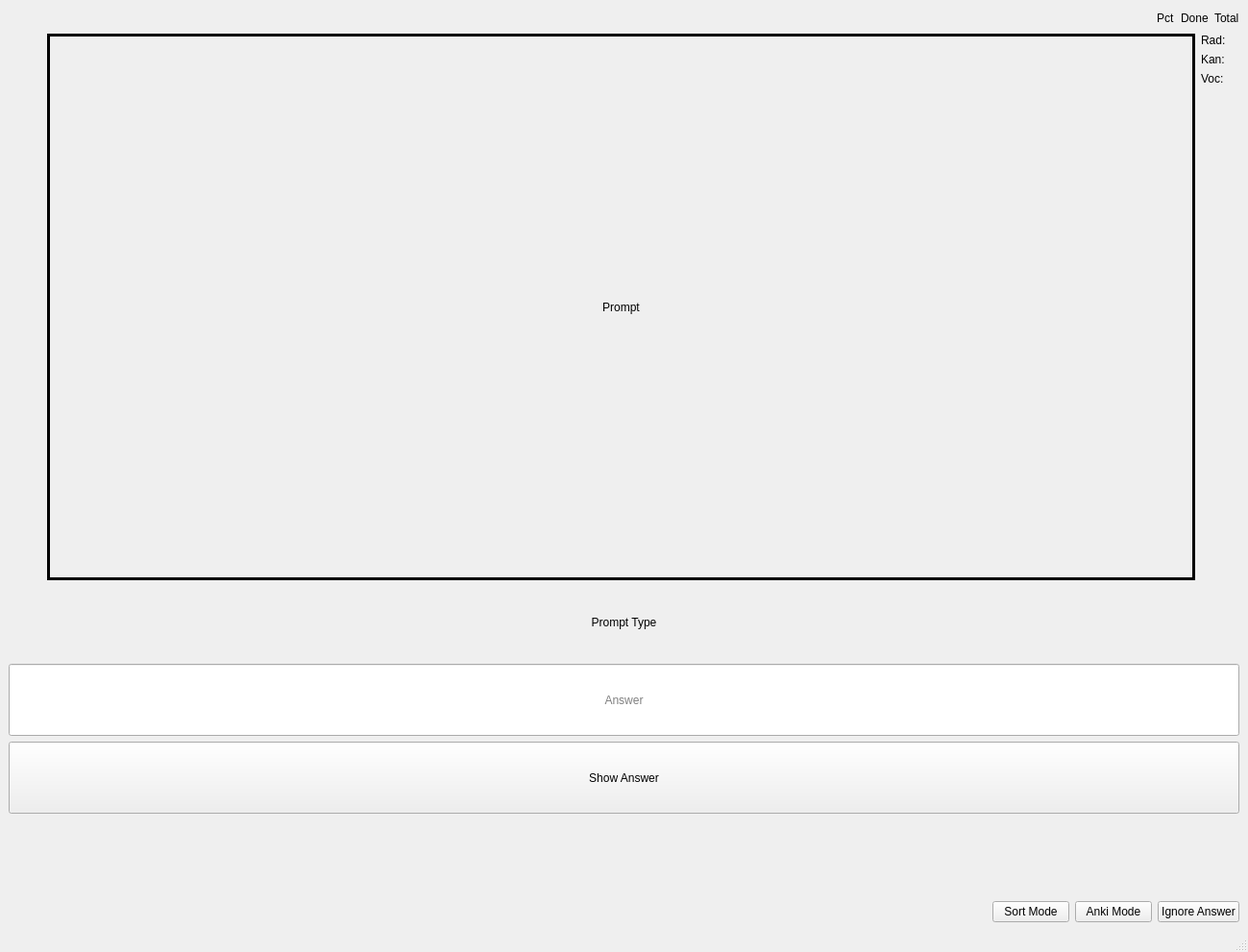
<?xml version="1.0" encoding="UTF-8"?>
<ui version="4.0">
 <class>MainWindow</class>
 <widget class="QMainWindow" name="MainWindow">
  <property name="geometry">
   <rect>
    <x>0</x>
    <y>0</y>
    <width>1299</width>
    <height>991</height>
   </rect>
  </property>
  <property name="windowTitle">
   <string>MainWindow</string>
  </property>
  <widget class="QWidget" name="centralwidget">
   <layout class="QVBoxLayout" name="verticalLayout_2">
    <item>
     <layout class="QHBoxLayout" name="horizontalLayout_2">
      <item>
       <spacer name="horizontalSpacer_3">
        <property name="orientation">
         <enum>Qt::Horizontal</enum>
        </property>
        <property name="sizeHint" stdset="0">
         <size>
          <width>40</width>
          <height>20</height>
         </size>
        </property>
       </spacer>
      </item>
      <item>
       <widget class="QLabel" name="percentCorrect">
        <property name="text">
         <string>Pct</string>
        </property>
       </widget>
      </item>
      <item>
       <widget class="QLabel" name="totalDone">
        <property name="text">
         <string>Done</string>
        </property>
       </widget>
      </item>
      <item>
       <widget class="QLabel" name="totalToDo">
        <property name="text">
         <string>Total</string>
        </property>
       </widget>
      </item>
     </layout>
    </item>
    <item>
     <layout class="QVBoxLayout" name="verticalLayout">
      <item>
       <layout class="QHBoxLayout" name="horizontalLayout">
        <item>
         <spacer name="horizontalSpacer_2">
          <property name="orientation">
           <enum>Qt::Horizontal</enum>
          </property>
          <property name="sizeType">
           <enum>QSizePolicy::Fixed</enum>
          </property>
          <property name="sizeHint" stdset="0">
           <size>
            <width>40</width>
            <height>20</height>
           </size>
          </property>
         </spacer>
        </item>
        <item>
         <widget class="QLabel" name="promptLabel">
          <property name="sizePolicy">
           <sizepolicy hsizetype="Expanding" vsizetype="Preferred">
            <horstretch>0</horstretch>
            <verstretch>0</verstretch>
           </sizepolicy>
          </property>
          <property name="minimumSize">
           <size>
            <width>300</width>
            <height>0</height>
           </size>
          </property>
          <property name="frameShape">
           <enum>QFrame::Box</enum>
          </property>
          <property name="lineWidth">
           <number>3</number>
          </property>
          <property name="text">
           <string>Prompt</string>
          </property>
          <property name="alignment">
           <set>Qt::AlignCenter</set>
          </property>
         </widget>
        </item>
        <item>
         <layout class="QVBoxLayout" name="verticalLayout_3">
          <item>
           <widget class="QLabel" name="radicalCountToDo">
            <property name="sizePolicy">
             <sizepolicy hsizetype="Fixed" vsizetype="Preferred">
              <horstretch>0</horstretch>
              <verstretch>0</verstretch>
             </sizepolicy>
            </property>
            <property name="minimumSize">
             <size>
              <width>40</width>
              <height>0</height>
             </size>
            </property>
            <property name="text">
             <string>Rad: </string>
            </property>
           </widget>
          </item>
          <item>
           <widget class="QLabel" name="kanjiCountToDo">
            <property name="sizePolicy">
             <sizepolicy hsizetype="Fixed" vsizetype="Preferred">
              <horstretch>0</horstretch>
              <verstretch>0</verstretch>
             </sizepolicy>
            </property>
            <property name="minimumSize">
             <size>
              <width>40</width>
              <height>0</height>
             </size>
            </property>
            <property name="text">
             <string>Kan:</string>
            </property>
           </widget>
          </item>
          <item>
           <widget class="QLabel" name="vocabularyCountToDo">
            <property name="sizePolicy">
             <sizepolicy hsizetype="Fixed" vsizetype="Preferred">
              <horstretch>0</horstretch>
              <verstretch>0</verstretch>
             </sizepolicy>
            </property>
            <property name="minimumSize">
             <size>
              <width>40</width>
              <height>0</height>
             </size>
            </property>
            <property name="text">
             <string>Voc:</string>
            </property>
           </widget>
          </item>
          <item>
           <spacer name="verticalSpacer">
            <property name="orientation">
             <enum>Qt::Vertical</enum>
            </property>
            <property name="sizeHint" stdset="0">
             <size>
              <width>20</width>
              <height>40</height>
             </size>
            </property>
           </spacer>
          </item>
         </layout>
        </item>
       </layout>
      </item>
     </layout>
    </item>
    <item>
     <widget class="QLabel" name="promptType">
      <property name="minimumSize">
       <size>
        <width>0</width>
        <height>75</height>
       </size>
      </property>
      <property name="text">
       <string>Prompt Type</string>
      </property>
      <property name="alignment">
       <set>Qt::AlignCenter</set>
      </property>
     </widget>
    </item>
    <item>
     <widget class="QLineEdit" name="answerBox">
      <property name="minimumSize">
       <size>
        <width>0</width>
        <height>75</height>
       </size>
      </property>
      <property name="alignment">
       <set>Qt::AlignCenter</set>
      </property>
      <property name="placeholderText">
       <string>Answer</string>
      </property>
     </widget>
    </item>
    <item>
     <widget class="QPushButton" name="showAnswer">
      <property name="minimumSize">
       <size>
        <width>0</width>
        <height>75</height>
       </size>
      </property>
      <property name="text">
       <string>Show Answer</string>
      </property>
     </widget>
    </item>
    <item>
     <layout class="QHBoxLayout" name="horizontalLayout_4"/>
    </item>
    <item>
     <spacer name="horizontalSpacer_4">
      <property name="orientation">
       <enum>Qt::Vertical</enum>
      </property>
      <property name="sizeType">
       <enum>QSizePolicy::Preferred</enum>
      </property>
      <property name="sizeHint" stdset="0">
       <size>
        <width>20</width>
        <height>85</height>
       </size>
      </property>
     </spacer>
    </item>
    <item>
     <layout class="QHBoxLayout" name="horizontalLayout_3">
      <item>
       <spacer name="horizontalSpacer_5">
        <property name="orientation">
         <enum>Qt::Horizontal</enum>
        </property>
        <property name="sizeHint" stdset="0">
         <size>
          <width>40</width>
          <height>20</height>
         </size>
        </property>
       </spacer>
      </item>
      <item>
       <widget class="QPushButton" name="sortMode">
        <property name="text">
         <string>Sort Mode</string>
        </property>
       </widget>
      </item>
      <item>
       <widget class="QPushButton" name="reviewMode">
        <property name="text">
         <string>Anki Mode</string>
        </property>
       </widget>
      </item>
      <item>
       <widget class="QPushButton" name="ignoreAnswer">
        <property name="text">
         <string>Ignore Answer</string>
        </property>
       </widget>
      </item>
     </layout>
    </item>
   </layout>
  </widget>
  <widget class="QMenuBar" name="menubar">
   <property name="geometry">
    <rect>
     <x>0</x>
     <y>0</y>
     <width>1299</width>
     <height>24</height>
    </rect>
   </property>
  </widget>
  <widget class="QStatusBar" name="statusbar"/>
 </widget>
 <resources/>
 <connections>
  <connection>
   <sender>showAnswer</sender>
   <signal>clicked()</signal>
   <receiver>centralwidget</receiver>
   <slot>hide()</slot>
   <hints>
    <hint type="sourcelabel">
     <x>649</x>
     <y>786</y>
    </hint>
    <hint type="destinationlabel">
     <x>649</x>
     <y>495</y>
    </hint>
   </hints>
  </connection>
  <connection>
   <sender>sortMode</sender>
   <signal>clicked()</signal>
   <receiver>centralwidget</receiver>
   <slot>hide()</slot>
   <hints>
    <hint type="sourcelabel">
     <x>1050</x>
     <y>943</y>
    </hint>
    <hint type="destinationlabel">
     <x>649</x>
     <y>495</y>
    </hint>
   </hints>
  </connection>
  <connection>
   <sender>reviewMode</sender>
   <signal>clicked()</signal>
   <receiver>centralwidget</receiver>
   <slot>hide()</slot>
   <hints>
    <hint type="sourcelabel">
     <x>1136</x>
     <y>943</y>
    </hint>
    <hint type="destinationlabel">
     <x>649</x>
     <y>495</y>
    </hint>
   </hints>
  </connection>
  <connection>
   <sender>ignoreAnswer</sender>
   <signal>clicked()</signal>
   <receiver>centralwidget</receiver>
   <slot>hide()</slot>
   <hints>
    <hint type="sourcelabel">
     <x>1235</x>
     <y>943</y>
    </hint>
    <hint type="destinationlabel">
     <x>649</x>
     <y>495</y>
    </hint>
   </hints>
  </connection>
 </connections>
</ui>
